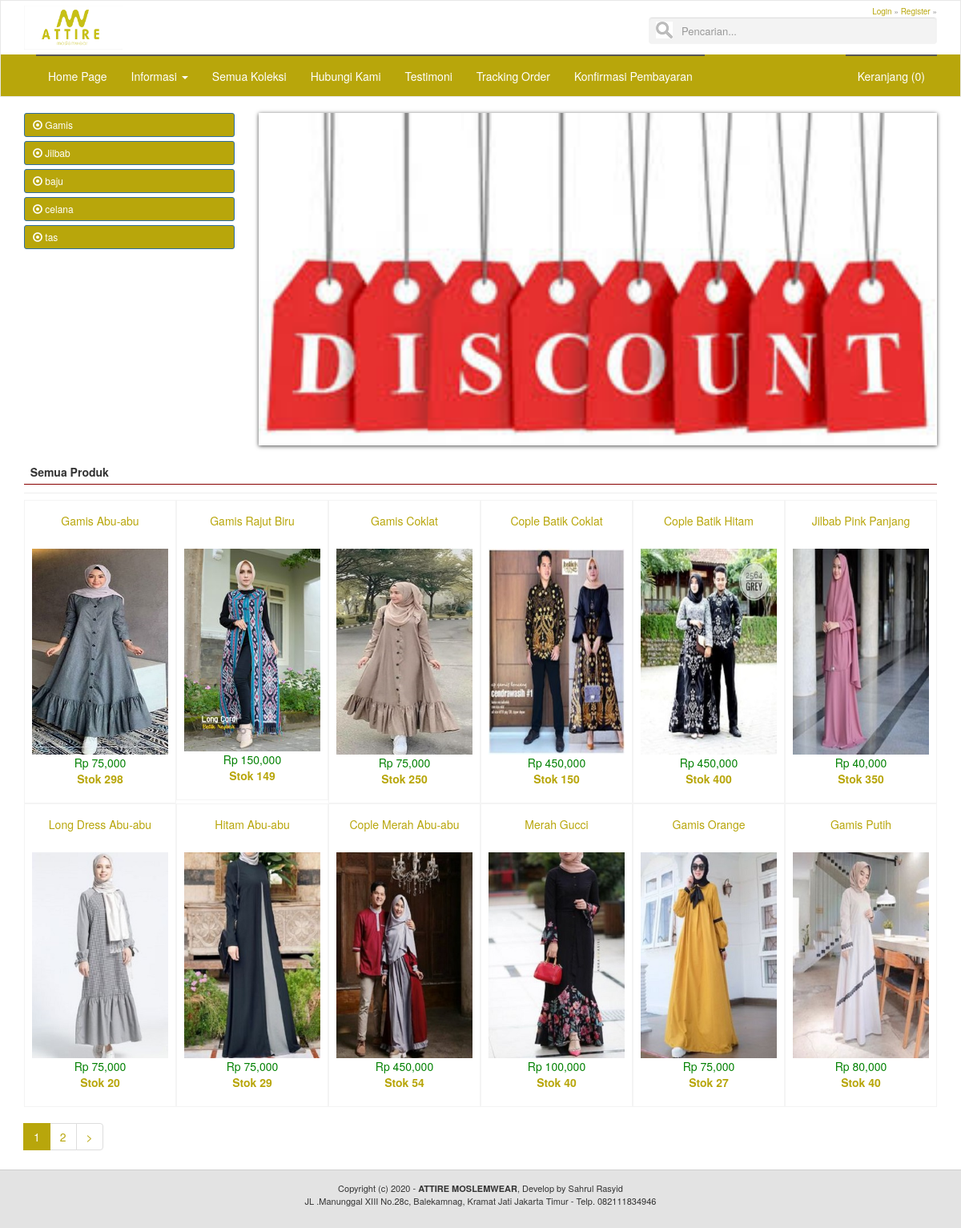
The page / on the database its author committed.
### tables this page shows
CREATE TABLE `logo` (
  `id_logo` int(5) NOT NULL,
  `gambar` varchar(100) NOT NULL
);

CREATE TABLE `menu` (
  `id_menu` int(5) NOT NULL,
  `id_parent` int(5) NOT NULL DEFAULT '0',
  `nama_menu` varchar(30) NOT NULL,
  `link` varchar(100) NOT NULL,
  `aktif` enum('Ya','Tidak') NOT NULL DEFAULT 'Ya',
  `position` enum('Top','Bottom') DEFAULT 'Bottom',
  `urutan` int(3) NOT NULL
);

CREATE TABLE `rb_kategori_produk` (
  `id_kategori_produk` int(11) NOT NULL,
  `nama_kategori` varchar(255) NOT NULL,
  `kategori_seo` varchar(255) NOT NULL
);

CREATE TABLE `rb_produk` (
  `id_produk` int(11) NOT NULL,
  `id_kategori_produk` int(11) NOT NULL,
  `nama_produk` varchar(255) NOT NULL,
  `produk_seo` varchar(255) NOT NULL,
  `satuan` varchar(50) NOT NULL,
  `harga_beli` int(11) NOT NULL,
  `harga_reseller` int(11) NOT NULL,
  `harga_konsumen` int(11) NOT NULL,
  `biaya_pesan` int(11) NOT NULL,
  `biaya_simpan` int(11) NOT NULL,
  `berat` varchar(50) NOT NULL,
  `diskon` int(11) NOT NULL,
  `gambar` varchar(255) NOT NULL,
  `keterangan` text NOT NULL,
  `username` varchar(50) NOT NULL,
  `waktu_input` datetime NOT NULL
);

CREATE TABLE `identitas` (
  `id_identitas` int(5) NOT NULL,
  `nama_website` varchar(100) NOT NULL,
  `email` varchar(100) NOT NULL,
  `url` varchar(100) NOT NULL,
  `facebook` text NOT NULL,
  `rekening` varchar(100) NOT NULL,
  `no_telp` varchar(255) NOT NULL,
  `kota_id` int(11) NOT NULL,
  `alamat` text NOT NULL,
  `meta_deskripsi` varchar(250) NOT NULL,
  `meta_keyword` varchar(250) NOT NULL,
  `favicon` varchar(50) NOT NULL,
  `maps` text NOT NULL
);

### application/libraries/Template.php (called while the page is built)
<?php if ( ! defined('BASEPATH')) exit('No direct script access allowed');
class Template {
		var $template_data = array();
		function set($name, $value)
		{
			$this->template_data[$name] = $value;
		}
		function load($template = '', $view = '' , $view_data = array(), $return = FALSE)
		{
			$this->CI =& get_instance();
			$this->set('contents', $this->CI->load->view($view, $view_data, TRUE));
			return $this->CI->load->view($template, $this->template_data, $return);
		}
}

### application/controllers/Produk.php (called while the page is built, shortened)
<?php
class Produk extends CI_Controller {
	function index(){
		$config['per_page'] = 12;
		if ($this->uri->segment('3')==''){
			$dari = 0;
		}else{
			$dari = $this->uri->segment('3');
		}
		if (is_numeric($dari)) {
			$data['iklantengah'] = $this->model_iklan->iklan_tengah();
			if ($this->input->post('cari')!=''){
				$data['title'] = title();
				$data['judul'] = "Hasil Pencarian keyword - ".filter($this->input->post('cari'));
				$data['record'] = $this->model_app->cari_produk(filter($this->input->post('cari')));
			}else{
				$data['title'] = title();
				$data['judul'] = 'Semua Produk';
				$data['record'] = $this->model_app->view_ordering_limit('rb_produk','id_produk','DESC',$dari,$config['per_page']);
			}
				$this->template->load('phpmu-one/template','phpmu-one/view_home',$data);
		}else{
			redirect('main');
		}
	}
}

### index.php (called while the page is built, shortened)
<?php
require_once BASEPATH.'core/CodeIgniter.php';

### application/config/config.php (called while the page is built, shortened)
<?php
$config['base_url'] = (isset($_SERVER['HTTPS']) ? "https://" : "http://").$_SERVER['HTTP_HOST'].
						str_replace(basename($_SERVER['SCRIPT_NAME']),"",
						$_SERVER['SCRIPT_NAME']);
$config['index_page'] = '';
$config['uri_protocol']	= 'REQUEST_URI';
$config['url_suffix'] = '';
$config['language']	= 'english';
$config['charset'] = 'UTF-8';
$config['enable_hooks'] = FALSE;
$config['subclass_prefix'] = 'MY_';
$config['composer_autoload'] = FALSE;
$config['permitted_uri_chars'] = 'a-z 0-9~%.:_\-';
$config['allow_get_array'] = TRUE;
$config['enable_query_strings'] = FALSE;
$config['controller_trigger'] = 'c';
$config['function_trigger'] = 'm';
$config['directory_trigger'] = 'd';
$config['log_threshold'] = 0;
$config['log_path'] = '';
$config['log_file_extension'] = '';
$config['log_file_permissions'] = 0644;
$config['log_date_format'] = 'Y-m-d H:i:s';
$config['error_views_path'] = '';
$config['cache_path'] = '';
$config['cache_query_string'] = FALSE;
$config['encryption_key'] = '';
$config['sess_driver'] = 'files';
$config['sess_cookie_name'] = 'ci_session';
$config['sess_expiration'] = 7200;
$config['sess_save_path'] = NULL;
$config['sess_match_ip'] = FALSE;
$config['sess_time_to_update'] = 300;
$config['sess_regenerate_destroy'] = FALSE;
$config['cookie_prefix']	= '';
$config['cookie_domain']	= '';
$config['cookie_path']		= '/';
$config['cookie_secure']	= FALSE;
$config['cookie_httponly'] 	= FALSE;
$config['standardize_newlines'] = FALSE;
$config['global_xss_filtering'] = FALSE;
$config['csrf_protection'] = FALSE;
$config['csrf_token_name'] = 'csrf_test_name';
$config['csrf_cookie_name'] = 'csrf_cookie_name';
$config['csrf_expire'] = 7200;
$config['csrf_regenerate'] = TRUE;
$config['csrf_exclude_uris'] = array();
$config['compress_output'] = FALSE;
$config['time_reference'] = 'local';
$config['rewrite_short_tags'] = FALSE;
$config['proxy_ips'] = '';

### application/models/Model_app.php (called while the page is built, shortened)
<?php
class Model_app extends CI_model{
    public function view($table){
        return $this->db->get($table);
    }
    public function view_ordering_limit($table,$order,$ordering,$baris,$dari){
        $this->db->select('*');
        $this->db->order_by($order,$ordering);
        $this->db->limit($dari, $baris);
        return $this->db->get($table);
    }
}

### application/models/Model_menu.php (called while the page is built, shortened)
<?php
class Model_menu extends CI_model{
	function top_menu(){
		return $this->db->query("SELECT * FROM menu where position='Top' ORDER BY urutan ASC");
	}
    function bottom_menu(){
        return $this->db->query("SELECT * FROM menu where id_parent='0' AND position = 'Bottom' AND aktif='Ya' ORDER BY urutan ASC");
    }
    function dropdown_menu($id){
        return $this->db->query("SELECT * FROM menu WHERE id_parent='$id' AND aktif='Ya' ORDER BY urutan ASC");
    }
}

### application/helpers/cek_helper.php (called while the page is built, shortened)
<?php
    function rupiah($total){
        return number_format($total,0);
    }

### application/views/phpmu-one/view_home.php (the view, shortened to what this page needs)
<p class='sidebar-title'> &nbsp; <?php echo $judul; ?></p><hr>
<?php
  foreach ($record->result_array() as $row){
  if (trim($row['gambar'])==''){ $foto_produk = 'no-image.png'; }else{ $foto_produk = $row['gambar']; }
  $j = $this->model_app->jual_umum($row['id_produk'])->row_array();
  $b = $this->model_app->beli_umum($row['id_produk'])->row_array();
  $stok = $b['beli']-$j['jual'];
  echo "<div class='col-sm-2 col-xs-6 produk'>
            <center>";
              if ($stok=='0'){ $blur = 'blur'; $status = '<div class="stok">SOLD OUT</div>'; }else{ $blur = 'normal'; $status = ''; }
              echo "<a href='".base_url()."produk/detail/$row[produk_seo]'><p style='line-height:50px'>$row[nama_produk]</p>
                      <img class='$blur' src='".base_url()."asset/foto_produk/$foto_produk'>
                      $status";
                      if ($row['diskon']=='0'){
                        echo "<span style='color:green;'>Rp ".rupiah($row['harga_konsumen'])."</span><br>";
                      }else{
                        echo "<span style='color:green;'>Rp ".rupiah($row['harga_konsumen']-$row['diskon'])."</span>
                             <span style='color:#8a8a8a;'><del>".rupiah($row['harga_konsumen'])."</del></span><br>";
                      }
                      echo "<b>Stok $stok</b><br>
              </a><br>
            </center>
        </div>";
  }
echo $this->pagination->create_links(); ?>

### application/views/phpmu-one/template.php (shortened to what this page needs)
<?php
$iden = $this->db->query("SELECT * FROM identitas where id_identitas='1'")->row_array();
?>
<!DOCTYPE html>
<html lang="en">
<head>
  <link href="<?php echo base_url(); ?>asset/css/bootstrap.min.css" rel="stylesheet">
  <link href="<?php echo base_url(); ?>asset/css/style.css" rel="stylesheet">
  <link href="<?php echo base_url(); ?>asset/css/default.css" rel="stylesheet" media="screen" />
  <link href="<?php echo base_url(); ?>asset/css/nivo-slider.css" rel="stylesheet" media="screen" />
  <link rel="stylesheet" href="<?php echo base_url(); ?>/asset/admin/plugins/datatables/dataTables.bootstrap.css">
  <link rel="stylesheet" href="<?php echo base_url(); ?>asset/admin/plugins/datepicker/datepicker3.css">
  <link rel="stylesheet" href="<?php echo base_url(); ?>asset/admin/plugins/timepicker/bootstrap-timepicker.css">
</head>
<body>
<nav class="navbar navbar-default" style='border-radius:0px;'>
  <?php include "main-menu.php"; ?>
</nav>
<div class="container container-content">
  <div class='row'>
    <?php
    if ($this->uri->segment(1) == '' OR $this->uri->segment(1) == 'main'){
      echo "<div class='col-md-3 hidden-xs'>";
        $kategori = $this->model_app->view('rb_kategori_produk');
        foreach ($kategori->result_array() as $row) {
          echo "<a style='text-align:left' class='btn btn-sm btn-block btn-primary' href='".base_url()."produk/kategori/$row[kategori_seo]'><span class='glyphicon glyphicon-record'></span> $row[nama_kategori]</a>";
        }
      echo "</div>
      <div class='col-md-9'>";
        include "slide.php";
      echo "</div>";
    }
    if ($this->uri->segment(1) != '' AND $this->uri->segment(1) != 'produk' OR $this->uri->segment(2) == 'keranjang' OR $this->uri->segment(2) == 'checkouts'){
      echo "<div class='col-md-8'>";
    }else{
      echo "<div class='col-md-12'>";
    }
      echo $contents;
      echo "</div>";
    ?>
  </div>
</div>
<footer style='background:#e3e3e3; border-top:1px solid #cecece'>
  <div class="container">
      <div class="row">
          <div class="col-sm-12">
              <center>
                <small class='text-footer'>Copyright (c) 2020 - <b><?php echo $iden['nama_website']; ?></b>, Develop by Sahrul Rasyid <br>
                       <?php echo $iden['alamat']; ?> - <?php echo $iden['no_telp']; ?></small>
              </center>
          </div>
      </div>
  </div>
</footer>
</body>
</html>

### application/views/phpmu-one/main-menu.php (shortened to what this page needs)
<div class="head">
    <div class='container title-head'>
    <div class='col-md-8'>
      <?php
        $logo = $this->model_app->view_ordering_limit('logo','id_logo','DESC',0,1);
        foreach ($logo->result_array() as $row) {
        echo "<a href='".base_url()."'><img height=55px src='".base_url()."asset/images/$row[gambar]'/></a>";
        }
      ?>
    </div>
    <div class='col-md-4'>
      <span class='pull-right' style='width:100%;'>
        <small class='pull-right'>
        <?php
          if ($this->session->id_konsumen != ''){
            $ksm = $this->db->query("SELECT * FROM rb_konsumen where id_konsumen='".$this->session->id_konsumen."'")->row_array();
            echo "Selamat Datang! <a href='".base_url()."members/profile'>$ksm[nama_lengkap]</a> &raquo; <a href='".base_url()."members/logout'>Logout</a>";
          }else{
            $topm = $this->model_menu->top_menu();
            foreach ($topm->result_array() as $row){
                echo "<a href='".base_url()."$row[link]'>$row[nama_menu]</a> &raquo; ";
            }
          }
        ?>
        </small>
        <form action='<?php echo base_url(); ?>produk' method='POST' class="form-inline">
          <div class="form-group" style='width:100%;'>
            <input type="text" name='cari' style='width:100%;' class="form-control search" placeholder="Pencarian...">
          </div>
        </form>
      </span>
    </div>
    </div>
</div>
<div class="container">
  <div id="navbar" class="navbar-collapse collapse">
    <ul class="nav navbar-nav">
      <?php
          $botm = $this->model_menu->bottom_menu();
          foreach ($botm->result_array() as $row){
              $dropdown = $this->model_menu->dropdown_menu($row['id_menu'])->num_rows();
              if ($dropdown == 0){
                echo "<li><a href='".base_url()."$row[link]'>$row[nama_menu]</a></li>";
              }else{
                echo "<li class='dropdown'>
                      <a href='".base_url()."$row[link]' class='dropdown-toggle' data-toggle='dropdown' role='button' aria-haspopup='true' aria-expanded='false'>$row[nama_menu]
                      <span class='caret'></span></a>
                      <ul class='dropdown-menu'>";
                      echo "</ul>
                    </li>";
              }
          }
          $kategori = $this->model_app->view('rb_kategori_produk');
      ?>
    </ul>
    <ul class="nav navbar-nav navbar-right">
    <?php
        $isi_keranjang = $this->db->query("SELECT sum(jumlah) as jumlah FROM rb_penjualan_temp where session='".$this->session->idp."'")->row_array();
        echo "<li><a href='".base_url()."produk/keranjang'>Keranjang (".rupiah($isi_keranjang['jumlah']).")</a></li>";
    ?>
    </ul>
  </div>
</div>

### asset/css/style.css (style rules this page uses)
.navbar-default .navbar-nav>li>a, .navbar-brand { color: #fff !important; }
.navbar-default .navbar-nav>li>a { border-top:2px solid #575654; }
.head { background-color:#fff; color:#8a8a8a; width:100% }
.head small { text-transform: capitalize; font-size:10px; }
.navbar { background-color:#b8a60b; }
.title-head { padding:6px; padding-right: 0%; padding-left: 0%; }
.sidebar-title { border-bottom:1px solid #880000; font-weight:bold; margin-top:13px; padding-bottom:5px; }
hr { padding:0px; margin:5px 0px 8px 0px; }
.text-footer { display:block; font-size:11px; padding:15px; }
* { margin: 0; padding: 0; }
.produk { border:1px solid #f4f4f4; min-height: 250px; padding:0; }
.search { box-sizing: border-box; border: 1px solid #f4f4f4; border-radius: 4px; font-size: 13px; background-color: #f3f3f3; background-image: url('searchicon.png'); background-position: 8px 5px; background-repeat: no-repeat; padding: 12px 20px 12px 40px; -webkit-transition: width 0.4s ease-in-out; transition: width 0.4s ease-in-out; }
.normal { min-height:88px; width:90%; display:block; }

### rows shown on the page
logo: gambar (picture)
menu: nama_menu "Login"
menu: nama_menu "Register"
menu: nama_menu "Home Page"
menu: nama_menu "Informasi"
menu: nama_menu "Semua Koleksi"
menu: nama_menu "Hubungi Kami"
menu: nama_menu "Testimoni"
menu: nama_menu "Tracking Order"
menu: nama_menu "Konfirmasi Pembayaran"
rb_kategori_produk: nama_kategori "Gamis"
rb_kategori_produk: nama_kategori "Jilbab"
rb_kategori_produk: nama_kategori "baju"
rb_kategori_produk: nama_kategori "celana"
rb_kategori_produk: nama_kategori "tas"
rb_produk: nama_produk "Gamis Abu-abu", gambar (picture), harga_konsumen "75,000", stok "298"
rb_produk: nama_produk "Gamis Rajut Biru", gambar (picture), harga_konsumen "150,000", stok "149"
rb_produk: nama_produk "Gamis Coklat", gambar (picture), harga_konsumen "75,000", stok "250"
rb_produk: nama_produk "Cople Batik Coklat", gambar (picture), harga_konsumen "450,000", stok "150"
rb_produk: nama_produk "Cople Batik Hitam", gambar (picture), harga_konsumen "450,000", stok "400"
rb_produk: nama_produk "Jilbab Pink Panjang", gambar (picture), harga_konsumen "40,000", stok "350"
rb_produk: nama_produk "Long Dress Abu-abu", gambar (picture), harga_konsumen "75,000", stok "20"
rb_produk: nama_produk "Hitam Abu-abu", gambar (picture), harga_konsumen "75,000", stok "29"
rb_produk: nama_produk "Cople Merah Abu-abu", gambar (picture), harga_konsumen "450,000", stok "54"
rb_produk: nama_produk "Merah Gucci", gambar (picture), harga_konsumen "100,000", stok "40"
rb_produk: nama_produk "Gamis Orange", gambar (picture), harga_konsumen "75,000", stok "27"
rb_produk: nama_produk "Gamis Putih", gambar (picture), harga_konsumen "80,000", stok "40"
identitas: nama_website "ATTIRE MOSLEMWEAR", alamat "JL .Manunggal XIII No.28c, Balekamnag, Kramat Jati Jakarta Timur", no_telp "Telp. 082111834946"

### other values the page prints
rupiah($isi_keranjang['jumlah']) "0"
$judul "Semua Produk"
$this->pagination->create_links() "1 2 >"
